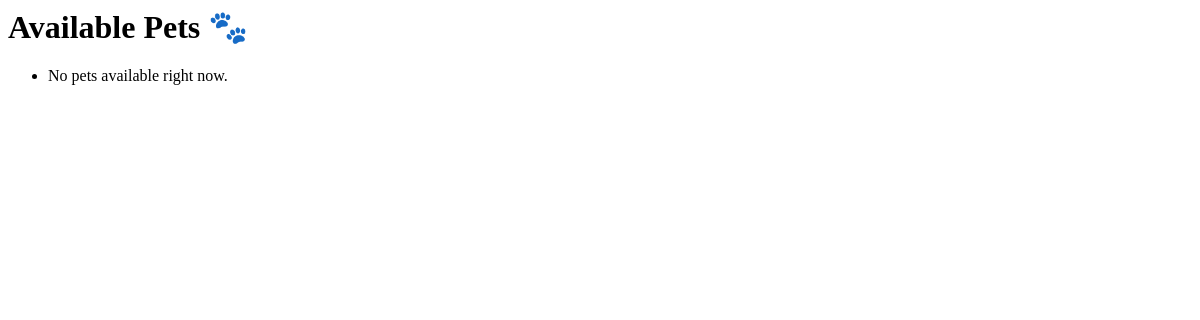
The page /pets/ on the database as committed earlier.
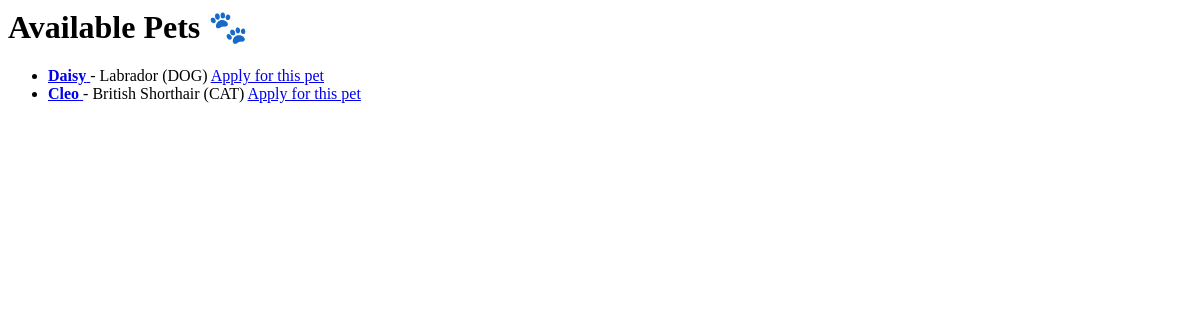
The same page on the database as committed later.
### core/models.py (models this page shows, shortened)
class Pet(models.Model):#all of the pets
    PET_TYPE_CHOICES = [
        ('DOG', 'Dog'),
        ('CAT', 'Cat'),
        ('OTHER', 'Other'),
    ]
    STATUS_CHOICES = [
        ('AVAILABLE', 'Available'),
        ('ADOPTED', 'Adopted'),
    ]
    shelter = models.ForeignKey(Shelter, on_delete=models.CASCADE)
    name = models.CharField(max_length=100)
    pet_type = models.CharField(max_length=10, choices=PET_TYPE_CHOICES)
    breed = models.CharField(max_length=100)
    age = models.IntegerField()
    gender = models.CharField(max_length=10)
    description = models.TextField()
    vaccination_status = models.BooleanField(default=False)
    status = models.CharField(max_length=10, choices=STATUS_CHOICES, default='AVAILABLE')

### core/views.py (the view)
# urls.py: path('pets/', views.pet_list, name='pet_list'),
def pet_list(request):
    pets = Pet.objects.all()
    return render(request, 'core/pet_list.html', {'pets': pets})

### core/templates/core/pet_list.html
<h1>Available Pets 🐾</h1>
<ul>
    {% for pet in pets %}
        <li>
            <a href="{% url 'pet_detail' pet.id %}">
                <strong>{{ pet.name }}</strong>
            </a>
            - {{ pet.breed }} ({{ pet.pet_type }})
            <a href="{% url 'apply_for_pet' pet.id %}">Apply for this pet</a>
        </li>
    {% empty %}
        <li>No pets available right now.</li>
    {% endfor %}
</ul>

Rows that differ between the two databases and show on the page:
added Pet: name "Daisy", breed "Labrador", pet_type "DOG"
added Pet: name "Cleo", breed "British Shorthair", pet_type "CAT"
Other text that changed with them:
text no longer shown: "No pets available right now."
